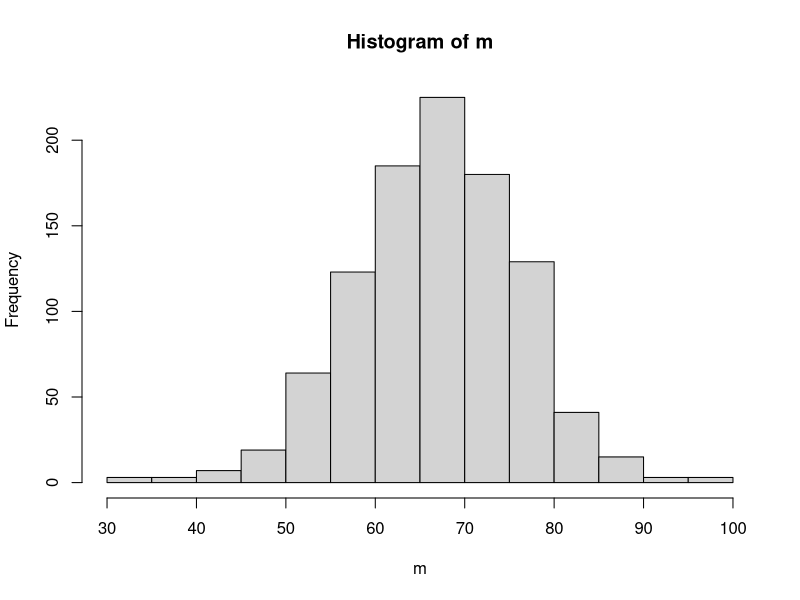
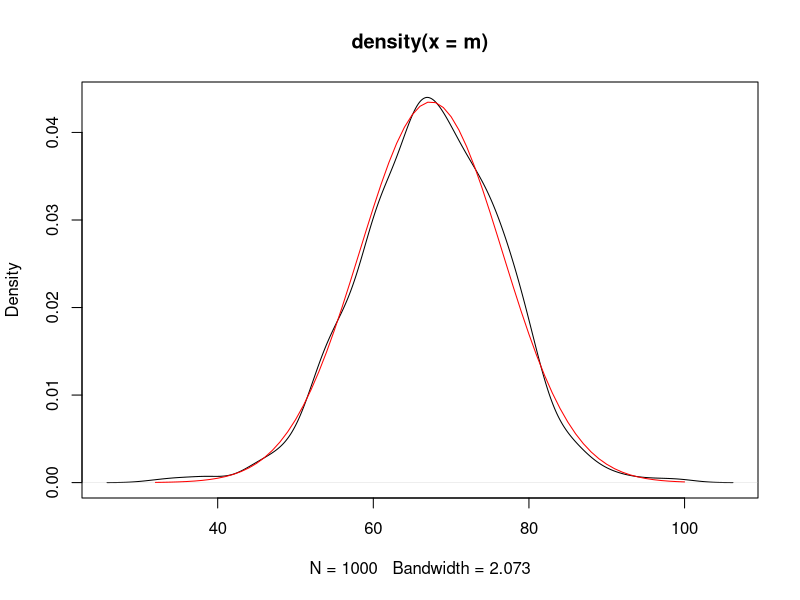
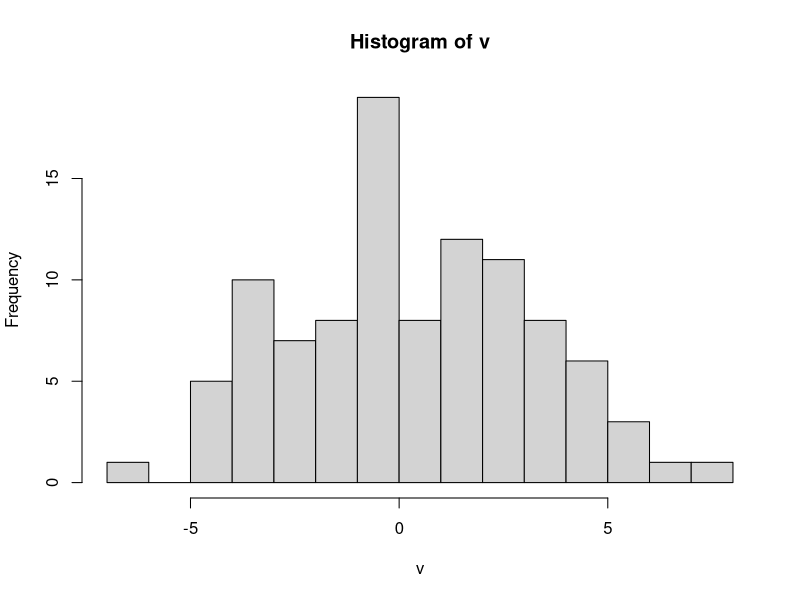
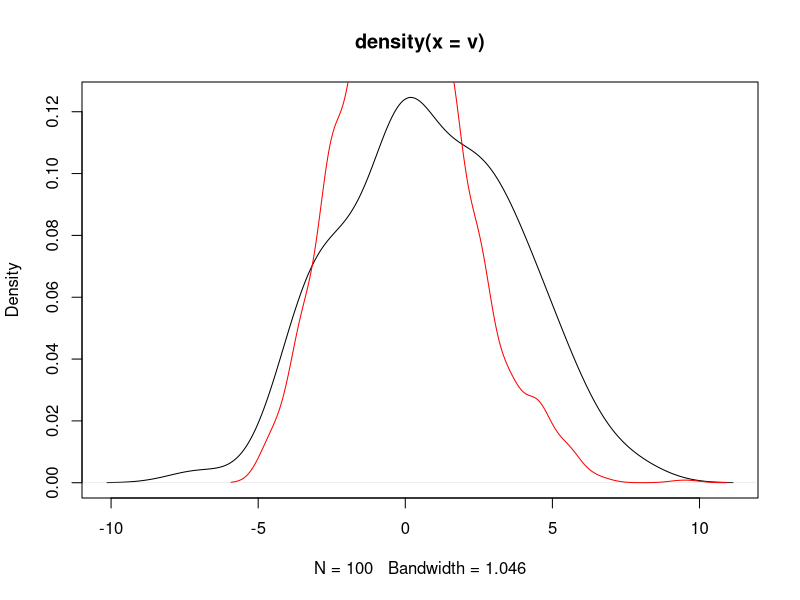
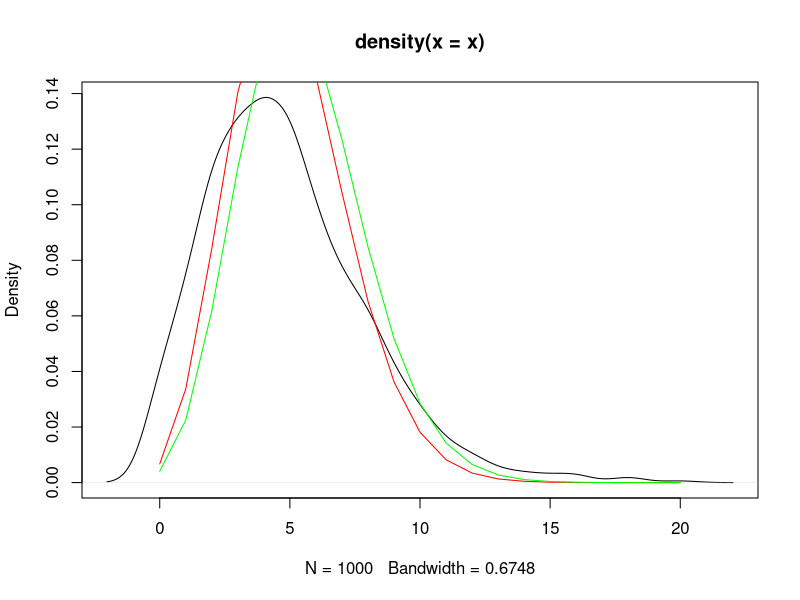
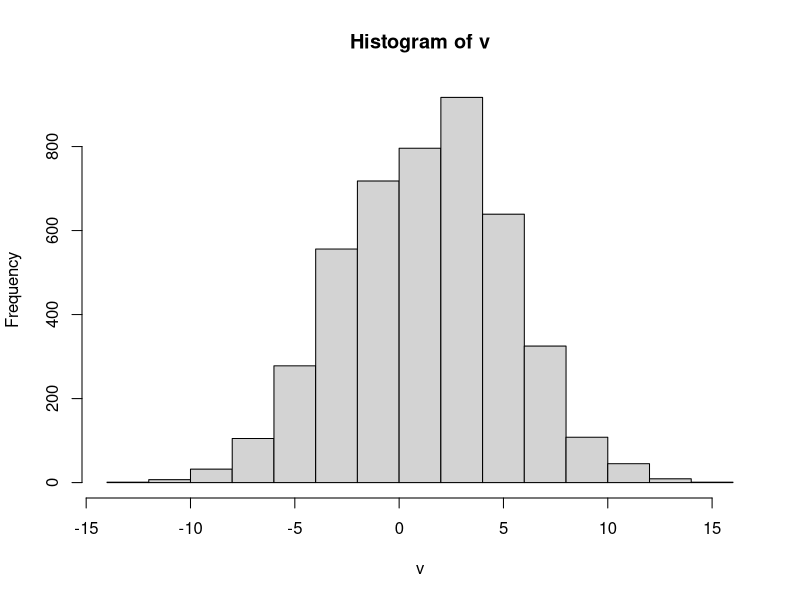
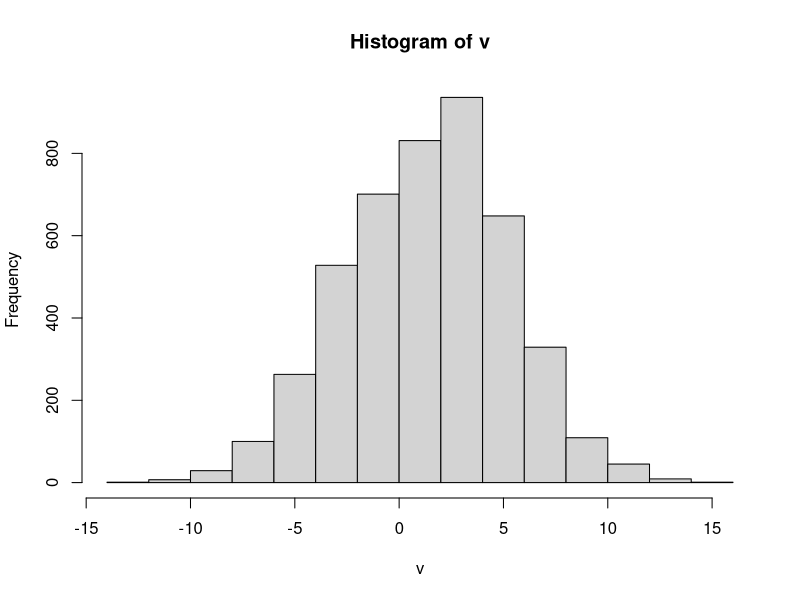

Here is the R script that generated these plots, in order:

### Coupled / Recursive Poisson Processes

# some basic experiments in Probabilities;


######################

rpois.heavy = function(n, lambda, rm.zero=FALSE) {
	# heavy-tailed Poisson distribution
	x = rpois(n, lambda)
	if(rm.zero) x = x[x != 0];
	y = sapply(x, function(n) rpois(1, n))
	invisible(y);
}
rpois.cor = function(n, lambda, dL, rm.zero=TRUE) {
	# correlated Poisson processes
	x = rpois(n, lambda1)
	if(rm.zero) x = x[x != 0];
	y = sapply(x - dL, function(n) rpois(1, max(0, n)))
	invisible(list(x=x, y=y));
}
simulate = function(n, FUN, FUN2, iter=100, ...) {
	# FUN = generator function;
	m = numeric(iter);
	for(id in seq(iter)) {
		r = FUN(n, ...);
		m[id] = FUN2(r);
	}
	return(m)
}
sum.rpois.cor = function(l) {
	sum(l$x, -l$y);
}

###########

### Example
dL = 1.5
lambda1 = 3

n = 50

### Simulation
# Central Limit Theorem: holds;
iter = 1000
m = simulate(n, rpois.cor, sum.rpois.cor, iter=iter, lambda=lambda1, dL=dL)

mean(m); sd(m);
hist(m, breaks=20)

plot(density(m))
gs.seq = seq(min(m), max(m))
y = dnorm(gs.seq, mean(m), sd(m));
lines(gs.seq, y, col="red")

############

############
### Test ###

r = rpois.cor(n, lambda1, dL=dL)
x = r$x; y = r$y;

### Analysis
length(x); mean(x); table(x); table(y)
table(y <= x)
table(y - x)

v = c(x, -y)
hist(v, breaks=12)
sum(v) / n

### Heavy-tailed (negative) Poisson
x = rpois(1000, lambda1*2 - dL) -  lambda1 - dL
plot(density(v))
lines(density(x), col="red")

###
n = 1000
lambda = 5
x = rpois.heavy(n, lambda)
mean(x)

plot(density(x))
gs.seq = seq(min(x), max(x))
y1 = dpois(gs.seq, lambda);
y2 = dpois(gs.seq, lambda + 0.5);
lines(gs.seq, y1, col="red")
lines(gs.seq, y2, col="green")


######################
######################

### TODO

lambda2 = lambda1 - dL

nx = rpois(n, lambda1)
ny = rpois(n, lambda2)

x = sapply(nx, function(n) rpois(n, n))
y = sapply(ny, function(n) rpois(n, n))

table(sapply(x, length))
table(sapply(y, length))

v = c(unlist(x), -unlist(y))
hist(v)
sum(v)


isMiss = sapply(x, function(x) length(x) == 0)
table(unlist(y[isMiss]))
tmp = x[isMiss]
x[isMiss] = y[isMiss]
y[isMiss] = tmp;
v = c(unlist(x), -unlist(y))
hist(v)
sum(v)

